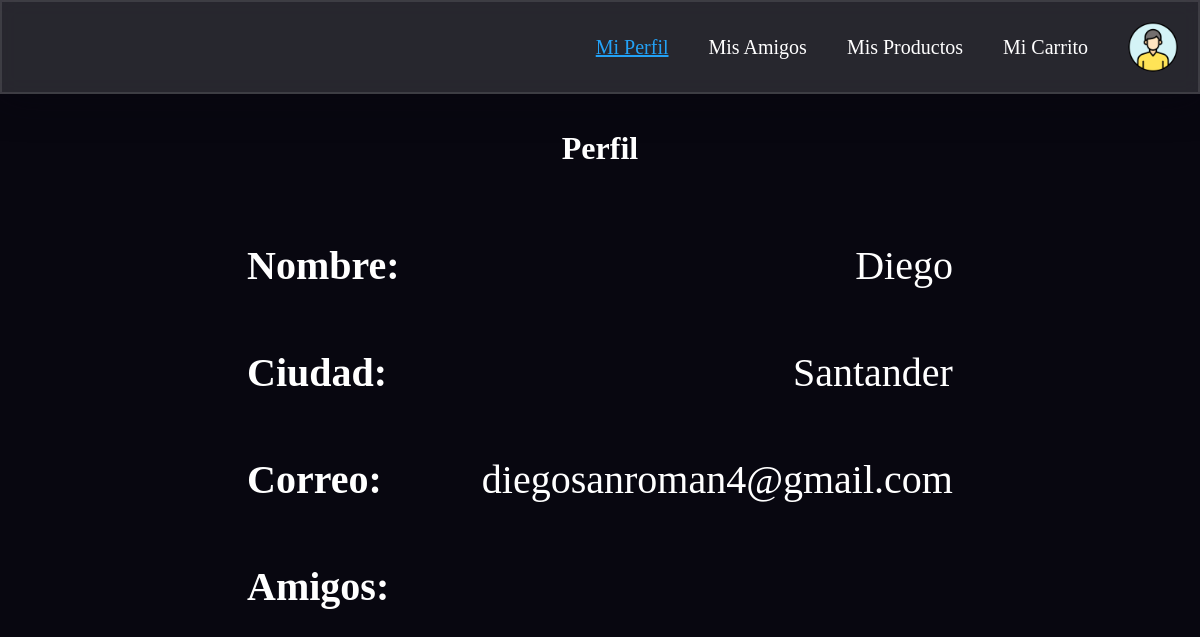
Page /perfil (signed in) on the committed database.
### app.py (models this page shows)
class User(db.Model):
    __tablename__ = 'users'
    id = db.Column(db.Integer, primary_key=True)
    username = db.Column(db.String(80), unique=True, nullable=False)
    nombre = db.Column(db.String(80), nullable=False)
    ciudad = db.Column(db.String(80), nullable=False)
    email = db.Column(db.String(120), unique=True, nullable=False)
    bank_account = db.Column(db.String(50), nullable=False, default="")  # Usar cadena vacía como valor por defecto
    key = db.Column(db.String(64), nullable=False)
    salt = db.Column(db.String(32), nullable=False)
    created_at = db.Column(db.String(120), nullable=False)
    updated_at = db.Column(db.String(120), nullable=False)
    objetos_vendidos = db.Column(db.String(200), nullable=True, default="")
    objetos_comprados = db.Column(db.String(200), nullable=True, default="")
    products_sold = db.relationship('Product', backref='seller', lazy=True, foreign_keys='Product.seller_id')
    products_bought = db.relationship('Product', backref='buyer', lazy=True, foreign_keys='Product.buyer_id')

### app.py (the view)
@app.route('/perfil')
def perfil():
    user_id = session.get('user_id')
    if not user_id:
        return redirect(url_for('login'))
    user = User.query.get(user_id)
    if not user:
        return redirect(url_for('login'))
    return render_template('perfil.html', user=user)

### templates/perfil.html (shortened to what this page needs)
<!DOCTYPE html>
<html lang="en">
<head>
    <link rel="stylesheet" type="text/css" href="{{ url_for('static', filename='styles/perfil.css') }}">
</head>
<body>
    <nav>
        <a class="selected" href="{{ url_for('perfil') }}">Mi Perfil</a>
        <a href="{{ url_for('amigos') }}">Mis Amigos</a>
        <a href="{{ url_for('productos') }}">Mis Productos</a>
        <a href="{{ url_for('carrito') }}">Mi Carrito</a>
        <img src="{{ url_for('static', filename='imagenes/perfil.png') }}" alt="Perfil">
    </nav>
    <h1>Perfil</h1>
    <div class="perfil">
        <p class="dato"><strong>Nombre:</strong> {{ user.nombre }}</p>
        <p class="dato"><strong>Ciudad:</strong> {{ user.ciudad }}</p>
        <p class="dato"><strong>Correo:</strong> {{ user.email }}</p>
        <p class="dato"><strong>Amigos:</strong></p>
</body>
</html>

### static/styles/perfil.css (style rules this page uses)
*, *:before, *:after { padding: 0; margin: 0; box-sizing: border-box; }
body { background-color: #080710; display: flex; flex-direction: column; justify-content: center; align-items: center; height: 100vh; overflow: hidden; position: relative; }
nav { width: 100%; display: flex; justify-content: flex-end; align-items: center; background-color: rgba(255, 255, 255, 0.13); padding: 20px; border-radius: 0; backdrop-filter: blur(10px); border: 2px solid rgba(255, 255, 255, 0.1); box-shadow: 0 0 40px rgba(8, 7, 16, 0.6); position: fixed; top: 0; left: 0; z-index: 1000; }
nav a { color: #fff; text-decoration: none; margin: 0 20px; font-size: 20px; transition: transform 0.3s; }
nav img { width: 50px; height: 50px; border-radius: 50%; margin-left: 20px; }
.selected { color: #23a2f6; text-decoration: #23a2f6 underline; }
h1 { text-align: center; color: #ffffff; margin-bottom: 15px; }
.dato { display: flex; justify-content: space-between; margin: 60px 0; color: #ffffff; font-size: 40px; gap: 100px; }

### rows in the picture
User: nombre "Diego", ciudad "Santander", email "diegosanroman4@gmail.com"
